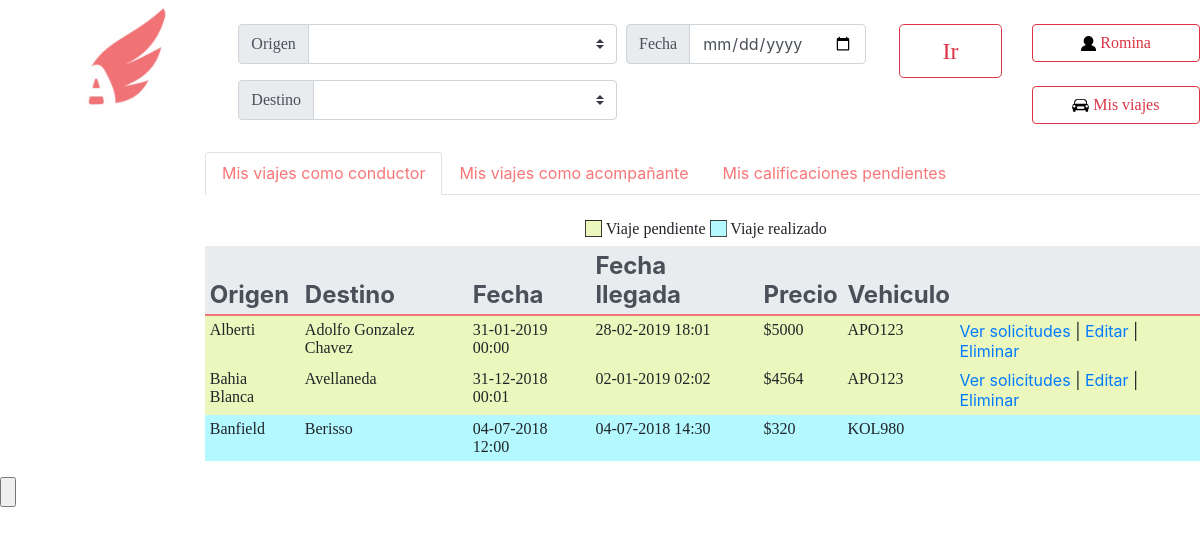
/MisViajes.php (signed in), run on an earlier commit of the app's database.
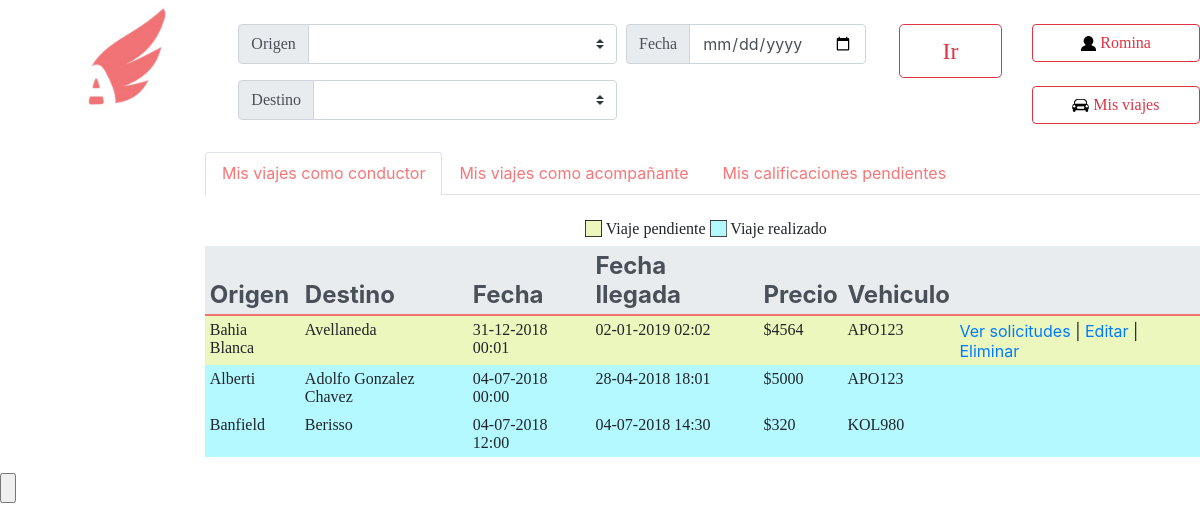
And on a later commit of the database.
### tables this page shows
CREATE TABLE IF NOT EXISTS `viajes` (
  `IDviaje` int(11) NOT NULL AUTO_INCREMENT,
  `fecha` date NOT NULL,
  `hora` time NOT NULL,
  `IDvehiculo` int(50) NOT NULL,
  `IDconductor` int(50) NOT NULL,
  `llegada` datetime NOT NULL,
  `IDOrigen` int(11) NOT NULL,
  `IDDestino` int(11) NOT NULL,
  `Precio` double NOT NULL,
  `asientos_disponibles` int(5) NOT NULL,
  `realizado` tinyint(1) NOT NULL DEFAULT '0',
  PRIMARY KEY (`IDviaje`)
);

CREATE TABLE IF NOT EXISTS `ciudades` (
  `nombre` varchar(100) NOT NULL,
  `IDCiudad` int(11) NOT NULL AUTO_INCREMENT,
  PRIMARY KEY (`IDCiudad`)
);

CREATE TABLE IF NOT EXISTS `vehiculos` (
  `Marca` varchar(100) NOT NULL,
  `Modelo` varchar(100) NOT NULL,
  `Patente` varchar(10) NOT NULL,
  `Asientos` int(20) NOT NULL,
  `IDvehiculo` int(100) NOT NULL AUTO_INCREMENT,
  `IDuser` int(11) NOT NULL,
  PRIMARY KEY (`IDvehiculo`)
);

### MisViajes.php (the view, shortened to what the changed rows need)
<html lang="en">
  <head>
    <link rel="stylesheet" href="css/bootstrap.min.css">
  </head>
  <body>
            <?php
            $link=conectarABase();
            $id=$_SESSION['id'];
            $resultado = mysqli_query($link, "SELECT * FROM viajes where IDconductor=$id ORDER BY fecha desc");
            $hoy = new DateTime('today');
  	?>
		<div class="row" position="fixed">
			<div class="col-10">
				<div class="tab-content" id="nav-tabContent">
				 <div class="tab-pane fade show active" id="nav-home" role="tabpanel" aria-labelledby="nav-home-tab">
                                            <br>
                                            <table class="table table-sm table-borderless">
                                                 <thead class='thead-light'>
                                                 <tr style='border-bottom: 2px solid #f17376'>
                                                   <th scope="color"><font size='5'>Origen</font></th>
                                                   <th scope="col"><font size='5'>Destino</font></th>
                                                   <th scope="col"><font size='5'>Fecha</font></th>
                                                   <th scope="col"><font size='5'>Fecha llegada</font></th>
                                                   <th scope="col"><font size='5'>Precio</font></th>
                                                   <th scope="col"><font size='5'>Vehiculo</font></th>
                                                   <th scope='col'></th>
                                                 </tr>
                                               </thead>
                                               <tbody>
                                                 <?php while($row = $resultado->fetch_array(MYSQLI_NUM)) {
                                                     $origen1 = mysqli_query($link, "SELECT * FROM ciudades where IDCiudad=$row[6]");
                                                     $destino1 = mysqli_query($link, "SELECT * FROM ciudades where IDCiudad=$row[7]");
                                                     $origen1 = $origen1->fetch_array(MYSQLI_NUM);
                                                     $destino1 = $destino1->fetch_array(MYSQLI_NUM);
                                                     $vehiculoSelec= mysqli_query($link, "SELECT Patente,asientos FROM vehiculos where IDvehiculo=$row[3]");
                                                     $vehiculoSelec = $vehiculoSelec ->fetch_array(MYSQLI_NUM);
                                                     $valor = $row[8]*$vehiculoSelec[1];
                                                     $valor = round($valor,2);
                                                     ?>
                                                   <tr style='margin-top: 30px;background-color:<?php $createDate = new DateTime("$row[1] . $row[2]");if($hoy>$createDate){echo "b3f9ff";}else{echo "ecf7bd";}?> '>
                                                   <td><font face='georgia'><?php echo $origen1[0]; ?></font></td>
                                                   <td><font face='georgia'><?php echo $destino1[0]; ?></font></td>
                                                   <td><font face='georgia'><?php echo $createDate ->format('d-m-Y H:i');?></font></td>
                                                   <td><font face='georgia'><?php $createDate2 = new DateTime($row[5]);echo $createDate2->format('d-m-Y H:i'); ?></font></td>
                                                   <td><font face='georgia'><?php echo '$' . $valor; ?></font></td>
                                                   <td><font face='georgia'><?php echo $vehiculoSelec[0]; ?></font></td>
                                                   <td><?php if($hoy<$createDate){?><a href='<?php echo "verSolicitudes.php?id=$row[0]"; ?>'>Ver solicitudes</a><span> | </span>
                                                       <a href='<?php echo "editarViaje.php?id=$row[0]"; ?>'>Editar</a><span> | </span>
                                                       <a onclick="return confirm('Si posee acompañantes confirmados, entonces se le decrementara un punto de calificación ¿Estás seguro?');" href='<?php echo "eliminarViaje.php?id=$row[0]"; ?>'>Eliminar</a></td> <?php }?>
                                                    <?php
                                                    }?>
                                                    </tr>
                                               </tbody>
                                             </table>
                                  </div>
                                </div>
                       </div>
                </div>
  </body>
    </html>

What changed in the data, as far as the page shows it:
shown differently, row unchanged: viajes "Bahia Blanca": moves up the list
changed viajes "Alberti": fecha+hora "31-01-2019 00:00" → "04-07-2018 00:00"; llegada "28-02-2019 18:01" → "28-04-2018 18:01"; no longer shows "Ver solicitudes | Editar | Eliminar"
